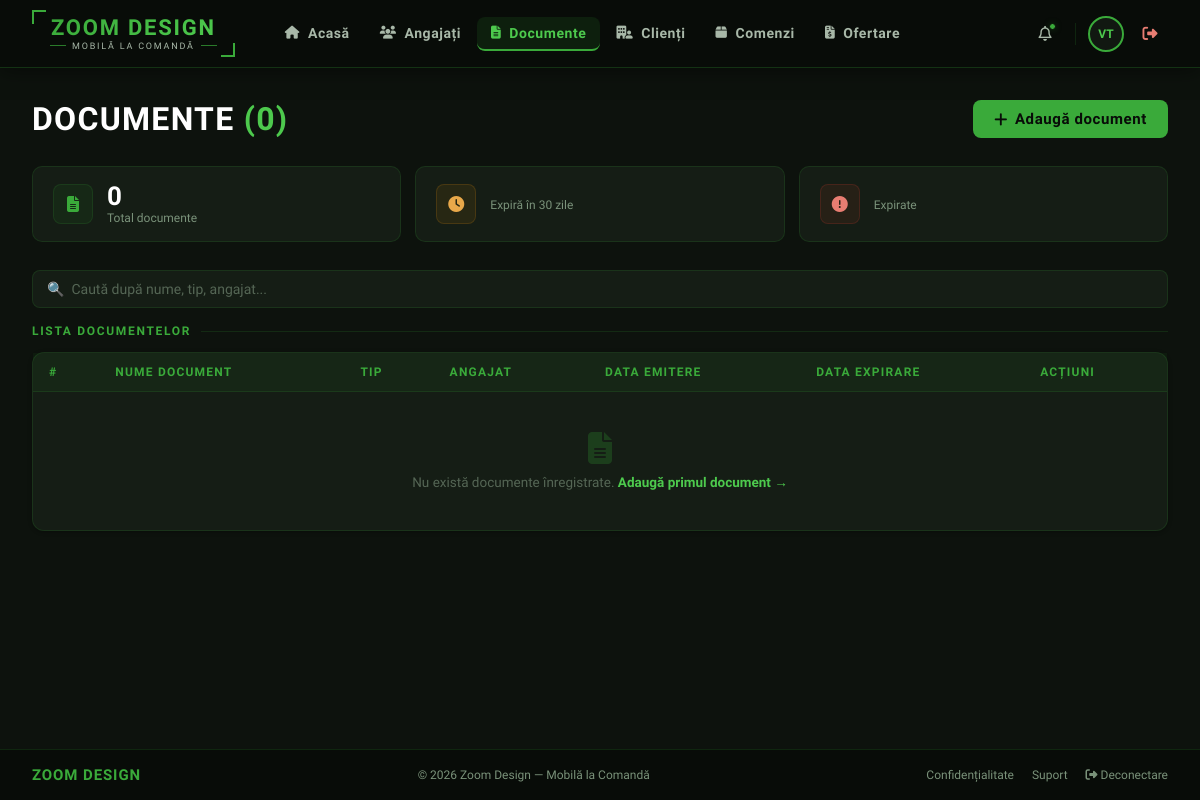
Before: /documente/ (signed in) with the older database file.
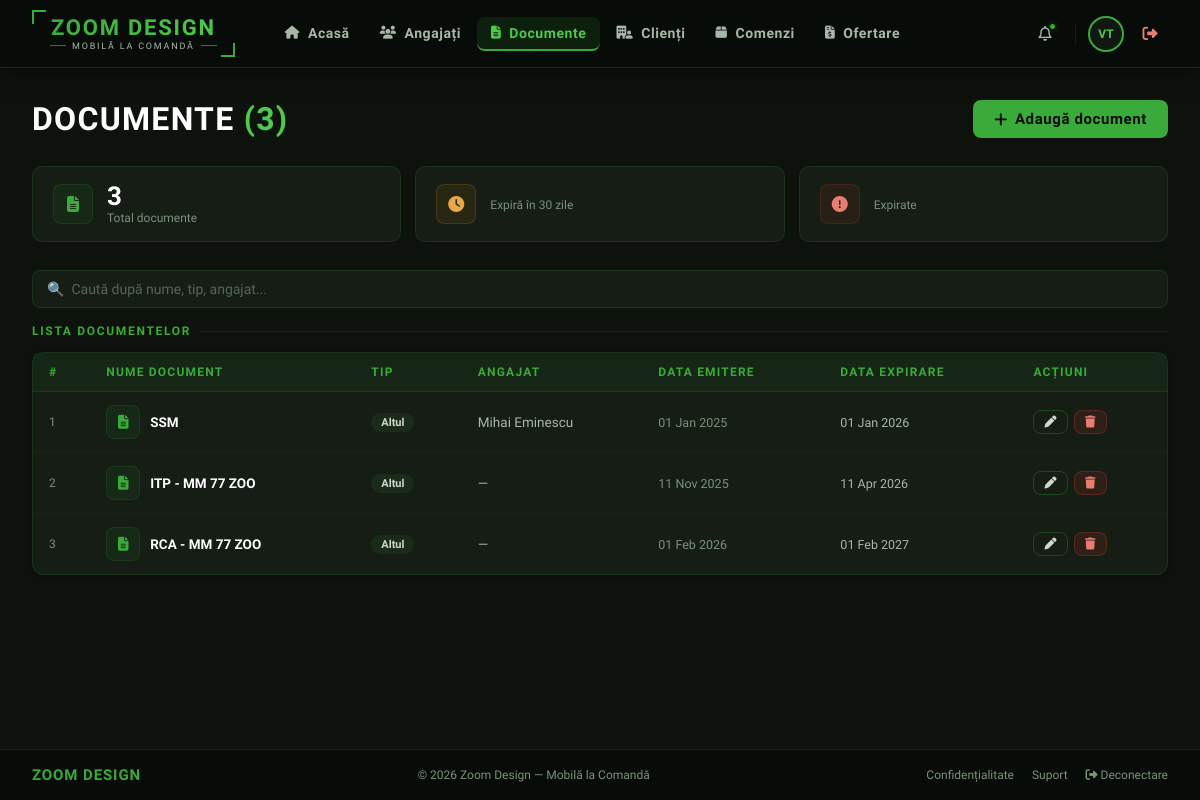
After: the same page with the newer database file.
### documente/models.py (models this page shows, shortened)
class Document(models.Model):
    TIP_CHOICES = [
        ('contract', 'Contract'),
        ('revizie',  'Revizie medicală'),
        ('autorizatie', 'Autorizație'),
        ('alt', 'Altul'),
    ]
    nume          = models.CharField(max_length=200)
    tip           = models.CharField(max_length=50, choices=TIP_CHOICES)
    angajat       = models.ForeignKey(Angajat, on_delete=models.SET_NULL, null=True, blank=True)
    data_emitere  = models.DateField()
    data_expirare = models.DateField(null=True, blank=True)
    fisier        = models.FileField(upload_to='documente/', blank=True)
    observatii    = models.TextField(blank=True)
    class Meta:
        verbose_name = "Document"
        verbose_name_plural = "Documente"
        ordering = ['data_expirare']

### angajati/models.py (models this page shows)
class Angajat(models.Model):
    nume        = models.CharField(max_length=100)
    prenume     = models.CharField(max_length=100)
    email       = models.EmailField(unique=True)
    telefon     = models.CharField(max_length=20, blank=True)
    functie     = models.CharField(max_length=100)
    departament = models.CharField(max_length=100, blank=True)
    data_angajare = models.DateField()
    activ       = models.BooleanField(default=True)
    def __str__(self):
        return f"{self.prenume} {self.nume}"
    class Meta:
        verbose_name = "Angajat"
        verbose_name_plural = "Angajati"
        ordering = ['nume']

### documente/views.py (the view)
# urls.py: path('',               views.DocumenteListView.as_view(),  name='documente'),
class DocumenteListView(LoginRequiredMixin, ListView):
    model = Document
    template_name = 'documente/documente_list.html'
    context_object_name = 'documente'
    login_url = '/login/'

### templates/documente/documente_list.html (shortened to what this page needs)
{% extends 'base.html' %}
{% block nav_documente %}active{% endblock %}
{% block content %}
<div class="page-header">
  <h1>Documente <span>({{ documente|length }})</span></h1>
  <a href="{% url 'document_adauga' %}" class="btn btn-green"><i class="fa-solid fa-plus"></i> Adaugă document</a>
</div>
<div class="stats-row">
  <div class="stat-mini">
    <div class="stat-mini-icon"><i class="fa-solid fa-file-lines"></i></div>
    <div><div class="stat-mini-val">{{ documente|length }}</div><div class="stat-mini-label">Total documente</div></div>
  </div>
  <div class="stat-mini">
    <div class="stat-mini-icon" style="color:#e8a84a;background:rgba(200,130,10,0.1);border-color:rgba(200,130,10,0.2);"><i class="fa-solid fa-clock"></i></div>
    <div><div class="stat-mini-val" style="color:#e8a84a;">{{ documente_expira }}</div><div class="stat-mini-label">Expiră în 30 zile</div></div>
  </div>
  <div class="stat-mini">
    <div class="stat-mini-icon" style="color:#e87d72;background:rgba(192,57,43,0.1);border-color:rgba(192,57,43,0.2);"><i class="fa-solid fa-circle-exclamation"></i></div>
    <div><div class="stat-mini-val" style="color:#e87d72;">{{ documente_expirate }}</div><div class="stat-mini-label">Expirate</div></div>
  </div>
</div>
<input class="search-input" type="text" id="searchInput" placeholder="🔍  Caută după nume, tip, angajat..."/>
<div class="section-label">Lista documentelor</div>
<div class="card">
  <div class="table-wrap">
    <table id="documenteTable">
      <thead>
        <tr>
          <th>#</th><th>Nume document</th><th>Tip</th><th>Angajat</th><th>Data emitere</th><th>Data expirare</th><th>Acțiuni</th>
        </tr>
      </thead>
      <tbody>
        {% for doc in documente %}
        <tr>
          <td style="color:var(--slate-400);font-size:12px;">{{ forloop.counter }}</td>
          <td>
            <div style="display:flex;align-items:center;gap:10px;">
              <div style="width:34px;height:34px;border-radius:8px;background:rgba(45,138,45,0.1);border:1px solid rgba(45,138,45,0.2);display:flex;align-items:center;justify-content:center;color:var(--green-mid);font-size:14px;">
                <i class="fa-solid fa-file-lines"></i>
              </div>
              <span style="font-weight:600;color:var(--white);">{{ doc.nume }}</span>
            </div>
          </td>
          <td><span class="badge badge-info">{{ doc.get_tip_display }}</span></td>
          <td style="color:var(--slate-300);">{{ doc.angajat|default:"—" }}</td>
          <td style="color:var(--slate-400);font-size:12.5px;">{{ doc.data_emitere|date:"d M Y"|default:"—" }}</td>
          <td>
            {% if doc.data_expirare %}
              <span style="font-size:12.5px;color:var(--slate-300);">{{ doc.data_expirare|date:"d M Y" }}</span>
            {% else %}—{% endif %}
          </td>
          <td>
            <div style="display:flex;gap:6px;">
              <a href="{% url 'document_edit' doc.pk %}" class="btn btn-outline" style="padding:5px 10px;font-size:12px;"><i class="fa-solid fa-pen"></i></a>
              <a href="{% url 'document_delete' doc.pk %}" class="btn" style="padding:5px 10px;font-size:12px;background:rgba(192,57,43,0.15);border-color:rgba(192,57,43,0.3);color:#e87d72;"><i class="fa-solid fa-trash"></i></a>
            </div>
          </td>
        </tr>
        {% empty %}
        <tr>
          <td colspan="7" style="text-align:center;padding:40px;color:var(--slate-500);">
            <i class="fa-solid fa-file-lines" style="font-size:32px;margin-bottom:10px;display:block;color:rgba(45,138,45,0.3);"></i>
            Nu există documente înregistrate.
            <a href="{% url 'document_adauga' %}" style="color:var(--green-light);font-weight:600;">Adaugă primul document →</a>
          </td>
        </tr>
        {% endfor %}
      </tbody>
    </table>
  </div>
</div>
{% endblock %}

Changed rows visible on the page:
added Document: nume "SSM", tip "Altul", angajat "Mihai Eminescu", data_emitere "01 Jan 2025", data_expirare "01 Jan 2026"
added Document: nume "ITP - MM 77 ZOO", tip "Altul", angajat "—", data_emitere "11 Nov 2025", data_expirare "11 Apr 2026"
added Document: nume "RCA - MM 77 ZOO", tip "Altul", angajat "—", data_emitere "01 Feb 2026", data_expirare "01 Feb 2027"
Other visible differences:
{{ documente|length }}: "0" → "3"
text no longer shown: "Nu există documente înregistrate. Adaugă primul document →"
